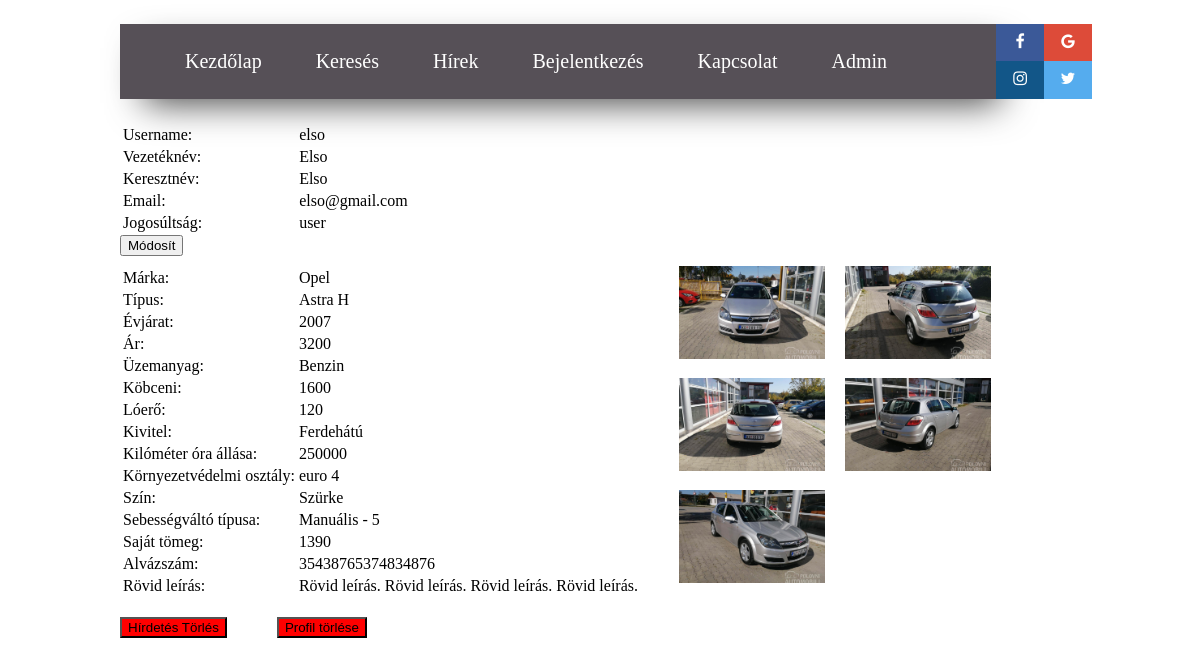
The app's page /admin/check_advertisement.php?user_id=50 (signed in) with its own data.
### tables this page shows
CREATE TABLE `users` (
  `user_id` int(11) NOT NULL,
  `user_uid` varchar(256) NOT NULL,
  `user_first` varchar(256) NOT NULL,
  `user_last` varchar(256) NOT NULL,
  `user_email` varchar(256) NOT NULL,
  `user_pwd` varchar(256) NOT NULL,
  `user_usertype` varchar(255) NOT NULL DEFAULT 'user',
  `user_telephone` int(11) NOT NULL
);

CREATE TABLE `cars` (
  `user_id` int(11) NOT NULL,
  `marka` varchar(30) NOT NULL,
  `tipus` varchar(30) NOT NULL,
  `évjárat` int(11) NOT NULL,
  `ar` int(11) NOT NULL,
  `uzemanyag` varchar(30) NOT NULL,
  `kobcenti` int(11) NOT NULL,
  `loero` int(11) NOT NULL,
  `body_style` varchar(30) NOT NULL,
  `mileage` int(11) NOT NULL,
  `euro` varchar(30) NOT NULL,
  `colour` varchar(30) NOT NULL,
  `transmission` varchar(30) NOT NULL,
  `weight` int(11) NOT NULL,
  `identification_number` varchar(30) NOT NULL,
  `description` varchar(255) NOT NULL,
  `car_id` int(11) NOT NULL
);

CREATE TABLE `car_images` (
  `image_id` int(11) NOT NULL,
  `car_id` int(11) NOT NULL,
  `image_name` varchar(255) NOT NULL
);

### admin/check_advertisement.php (the view, shortened to what this page needs)
<!DOCTYPE html>
<html lang="en">
<head>
    <link type="text/css" rel="stylesheet" href="admin.css">
    <link rel="stylesheet" href="https://cdnjs.cloudflare.com/ajax/libs/font-awesome/4.7.0/css/font-awesome.min.css">
</head>
<body>
<div class="navbar">
    <ul class="navbar_ul">
        <li class="navbar_li"><a class="navbar_a" href="../index.php">Kezdőlap</a></li>
        <li class="navbar_li"><a class="navbar_a" href="#">Keresés</a></li>
        <li class="navbar_li"><a class="navbar_a" href="#">Hírek</a></li>
        <li class="navbar_li"><a class="navbar_a" href="../login.php">Bejelentkezés</a></li>
        <li class="navbar_li"><a class="navbar_a" href="#">Kapcsolat</a></li>
        <?php
        if(isset($_SESSION['u_id'])){
            echo '<li class="navbar_li"><a class="navbar_a" href="admin.php">Admin</a></li>';
        }
        ?>
    </ul>
</div>
<div  class="navbar_social">
    <a href="#" class="fa fa-facebook"></a>
    <a href="#" class="fa fa-google"></a><br>
    <a href="#" class="fa fa-instagram"></a>
    <a href="#" class="fa fa-twitter"></a>
</div><br>
<?php
    include '../action.php';
    $sql_user = "SELECT * FROM users WHERE  user_id = '{$_GET['user_id']}'";
    $result_user = mysqli_query($conn, $sql_user);
    $row_user = mysqli_fetch_assoc($result_user);
    echo '<div style="margin: 0 10% 0 10%;">';
        echo '<div class="uid" style=" float: left; margin: 0 2% 1% 0; ">' .
                 '<table>
                        <tr>
                           <td>Username: </td>
                           <td class="user-data">'. $row_user['user_uid']. '</td>
                        </tr>
                        <tr>
                           <td>Vezetéknév: </td>
                           <td class="user-data">'. $row_user['user_first'] .'</td>
                        </tr>
                        <tr>
                           <td>Keresztnév: </td>
                           <td class="user-data">'. $row_user['user_last'] .'</td>
                        </tr>
                        <tr>
                           <td>Email: </td>
                           <td class="user-data">'. $row_user['user_email'] .'</td>
                        </tr>
                        <tr>
                           <td>Jogosúltság: </td>
                           <td class="user-data">'. $row_user['user_usertype'] .'</td>
                        </tr>
                 </table>';
                  echo '<button onclick="user_update()">Módosít</button>';
        echo '</div>';
        if($GLOBALS['user_usertype'] === 'writer'){
            $sql_news = "SELECT n.news_image, n.news_title, u.user_id FROM news n JOIN users u ON n.user_id=u.user_id WHERE u.user_id = '{$_GET['user_id']}'";
            $result_news = mysqli_query($conn, $sql_news);
            $resultcheck_news = mysqli_num_rows($result_news);
            if($resultcheck_news > 0){
                while($row_news = mysqli_fetch_assoc($result_news)){
                    echo  '<div style="border: 1px solid black; display: inline-block";>
                                <a href="../news.php?news_title='.$row_news['news_title'].'"><img src=../news_image/' .$row_news['news_image']  .' style="display: block; object-fit: cover;/* nagyítás, egyforma képek */ width: 146px; height: 93px; float:left;" >' . $row_news['news_title'] .
                                '</a>' .
                          '</div>';
                }
            }
        } elseif($GLOBALS['user_usertype'] === 'user') {
            $sql = "SELECT * from cars WHERE user_id='{$_GET['user_id']}';";
            $result = mysqli_query($conn, $sql);
            $row = mysqli_fetch_assoc($result);
            if(isset($row['marka'])){
                echo '<div style="clear: both; float: left;">';
                    echo '<table style="float: left; margin: 0 4% 2% 0;">
                <tr>
                    <td>Márka: </td>
                    <td>'.$row['marka'].'</td>
                </tr>
                <tr>
                    <td>Típus: </td>
                    <td>'.$row['tipus'].'</td>
                </tr>
                <tr>
                    <td>Évjárat: </td>
                    <td>'.$row['évjárat'].'</td>
                </tr>
                <tr>
                    <td>Ár: </td>
                    <td>'.$row['ar'].'</td>
                </tr>
                <tr>
                    <td>Üzemanyag: </td>
                    <td>'.$row['uzemanyag'].'</td>
                </tr>
                <tr>
                    <td>Köbceni: </td>
                    <td>'.$row['kobcenti'].'</td>
                </tr>
                <tr>
                    <td>Lóerő: </td>
                    <td>'.$row['loero'].'</td>
                </tr>
                <tr>
                    <td>Kivitel: </td>
                    <td>'.$row['body_style'].'</td>
                </tr>
                <tr>
                    <td>Kilóméter óra állása: </td>
                    <td>'.$row['mileage'].'</td>
                </tr>
                <tr>
                    <td>Környezetvédelmi osztály: </td>
                    <td>'.$row['euro'].'</td>
                </tr>
                <tr>
                    <td>Szín: </td>
                    <td>'.$row['colour'].'</td>
                </tr>
                <tr>
                    <td>Sebességváltó típusa: </td>
                    <td>'.$row['transmission'].'</td>
                </tr>
                <tr>
                    <td>Saját tömeg: </td>
                    <td>'.$row['weight'].'</td>
                </tr>
                <tr>
                    <td>Alvázszám: </td>
                    <td>'.$row['identification_number'].'</td>
                </tr>
                <tr>
                    <td>Rövid leírás: </td>
                    <td>'.$row['description'].'</td>
                </tr>
            </table>';
                        $sql_img = "select image_name from car_images where car_id='{$row['car_id']}'";
                        $result_img = mysqli_query($conn, $sql_img);
                            while($row_img = mysqli_fetch_assoc($result_img)) {
                                echo '<div style="float:left; margin: 0 2% 2% 0;">
                                         <img class="image" src=../uploads/' . $row_img['image_name'] . '
                                         style="display: block; object-fit: cover;/* nagyítás, egyforma képek */ width: 146px; height: 93px;">
                                      </div>';
                            }
                            echo '<div style="clear: both; margin-bottom: 1%;">
                                      <button onclick="confirm_delete()" style="background-color: red; cursor: pointer;">Hírdetés Törlés</button>';
                                       echo '<button onclick="confirm_delete_car()" style="background-color: red; cursor: pointer; margin-left: 50px">Profil törlése</button>
                                  </div>';
                echo '</div>';
            } else {
                echo '<div>';
                     echo "Nincs hírdetés!";
                     echo '<button onclick="confirm_delete_car()" style="background-color: red; cursor: pointer; margin-left: 50px">Profil törlése</button>';
                echo '</div>';
            }
        echo '</div>';
        }
?>

### admin/admin.css (style rules this page uses)
body { margin: 0; background-color: white; }
.navbar { box-shadow: 14px 14px 36px -10px rgba(0,0,0,0.75); background: #565057; padding: 0; float: left; margin: 2% 0 0 10%; width: 73%; }
.navbar_li { display: inline-block; padding: 0; vertical-align: middle; }
.navbar_a { text-decoration: none; transition: color 0.1s, background-color 0.1s; }
.navbar_a { position: relative; display: block; padding: 10px 5px; margin: 0 20px; font-size: 20px; transition: color 0.1s,background-color 0.1s,padding 0.2s ease-in; color: white; }
.navbar_a::before { content: ''; display: block; position: absolute; bottom: 3px; left: 0; height: 3px; width: 100%; background-color: blue; transform-origin: right top; transform: scale(0, 1); transition: color 0.1s,transform 0.2s ease-out; }
.navbar_social { display: inline-block; margin: 2% 0 2% 0; width: 15%; }
.fa { height: 19px; padding: 9px; font-size: 20px; width: 30px; text-align: center; text-decoration: none; }
.fa-facebook { background: #3B5998; color: white; }
.fa-google { background: #dd4b39; color: white; position: relative; right: 4px; }
.fa-instagram { background: #125688; color: white; height: 20px; }
.fa-twitter { background: #55ACEE; color: white; height: 20px; position: relative; right: 4px; }

### admin/check_advertisement.php (style rules this page uses)
.user-data { padding-left: 94px; }

### records on screen
users: user_uid "elso", user_first "Elso", user_last "Elso", user_email "elso@gmail.com", user_usertype "user"
cars: marka "Opel", tipus "Astra H", évjárat "2007", ar "3200", uzemanyag "Benzin", kobcenti "1600", loero "120", body_style "Ferdehátú", mileage "250000", euro "euro 4", colour "Szürke", transmission "Manuális - 5", weight "1390", identification_number "35438765374834876", description "Rövid leírás. Rövid leírás. Rövid leírás. Rövid leírás."
car_images: image_name (picture)
car_images: image_name (picture)
car_images: image_name (picture)
car_images: image_name (picture)
car_images: image_name (picture)
